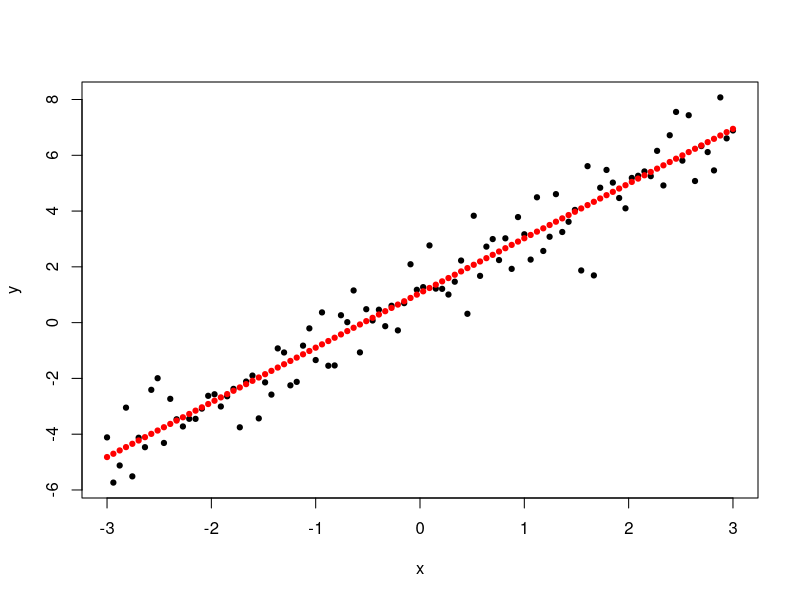

Source code (R):
## ---- chunk 1
library(stats)    # Stats contains lm
knitr::opts_chunk$set(echo = TRUE)
## ---- chunk 2

###
#
# regression.accuracy function -- to return a list with all the regression error values
#
# Input: truth (y) and predicted (yp) lists.
#
# Return as list with:
# [1] RSS <- sum((y - yp)^2)                # Sum of Squares Estimated (aka SSE) (ISLR p.62)
# [2] RSE <- sqrt(RSS/(N-2))                # Residual Standard Error (ISLR p.66)
# [3] TSS <- sum((y - mean(y))^2)           # Sum of Squares Total (aka SST) (ISLR p.70)
# [4] SSR <- sum((yp - mean(y))^2)          # Sum of Squares Regression (= TSS - RSS)
# [5] R_squared <- (TSS-RSS)/TSS            # R^2 Static (= SSR/TSS) (ISLR p.69)
# [6] SE <- RSE/sqrt(sum((x-mean(x))^2))    # Standard Error

prediction.accuracy = function(truth, predicted) {
    # same length:
    if (length(truth) != length(predicted)) {
        stop("truth and predicted must be same length!")
    }
    # check for missing values (we are going to compute metrics on non-missing
    # values only)
    bKeep = !is.na(truth) & !is.na(predicted)
    predicted = predicted[bKeep]
    truth = truth[bKeep]
    
    # Switch to notation y and yp (y predicted)
    y = truth
    yp = predicted
    
    RSS <- sum((y - yp)^2)                # Sum of Squares Estimated (aka SSE) (ISLR p.62)
    RSE <- sqrt(RSS/(N-2))                # Residual Standard Error (ISLR p.66)
    TSS <- sum((y - mean(y))^2)           # Sum of Squares Total (aka SST) (ISLR p.70)
    SSR <- sum((yp - mean(y))^2)          # Sum of Squares Regression
    R_squared <- (TSS-RSS)/TSS            # R^2 Static (ISLR p.69)
    SE <- RSE/sqrt(sum((x-mean(x))^2))    # Standard Error

    output <- list(RSS=RSS, RSE=RSE, TSS=TSS, SSR=SSR, R_squared=R_squared, SE=SE)
    return(output)
}

## ---- chunk 3

N = 100
sd_delta = 1
slope = 2
intersection = 1

# X has a uniform distribution over a sequence over a range
x <- seq(-3, 3, length=N)

# Y is based on X with a slope, an intercept and normal randomness
y <- intersection + slope*x+rnorm(100, sd=sd_delta)

## ---- chunk 4
 m <- lm(y~x)
 summary(m)
## ---- chunk 5
yp <- predict(m)

# Plot the prediction. Replot and add prediction points:
plot(x, y, pch=19, cex=0.7)
points(x,yp,col="red",pch=19,cex=0.7)

## ---- chunk 6

lm.accuracy <- prediction.accuracy(y, yp)

# output <- list(RSS=RSS, RSE=RSE, TSS=TSS, SSR=SSR, R_squared=R_squared, SE=SE)
# We can pull the list elements one by one like this with [[]]
# RSS <- lm.accuracy[[1]]
# Since it is a named list, we can use the $ notation as follows
RSS <- lm.accuracy$RSS                # Sum of Squares Estimated (aka SSE) (ISLR p.62)
RSE <- lm.accuracy$RSE                # Residual Standard Error (ISLR p.66)
TSS <- lm.accuracy$TSS           # Sum of Squares Total (aka SST) (ISLR p.70)
SSR <- lm.accuracy$SSR          # Sum of Squares Regression
R_squared <- lm.accuracy$R_squared            # R^2 Static (ISLR p.69)
SE <- lm.accuracy$SE    # Standard Error

cat(' RSS = ', RSS, '..............Sum of Squares Estimated (aka SSE) (ISLR p.62)')
cat('\n RSE = ', RSE, '.............Residual Standard Error (ISLR p.66)')
cat('\n TSS = ', TSS, '..............Sum of Squares Total (aka SST) (ISLR p.70)')
cat('\n SSR = ', SSR, '..............Sum of Squares Regression (TSS-RSS)')
cat('\n R^2 = ', R_squared, '.............R^2 Static (TSS-RSS)/TSS (ISLR p.69)')
cat('\n SE = ', SE, '.............Standard Error')

